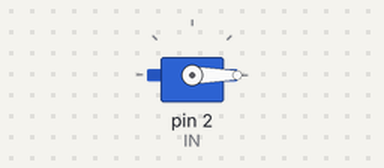
This sketch was run on a simulated Arduino Uno, built with avr-gcc and run on an emulated ATmega328P. Shown: servo.

Above: at 0.05 s.
At 1.5 s:
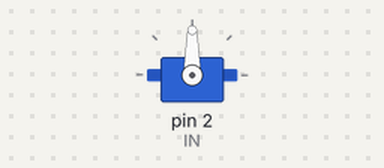
At 3.0 s:
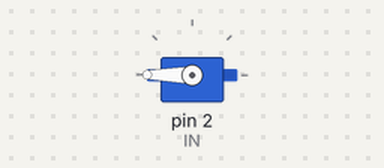
Timing chart, 0 to 6.9 s (numbered marks = the images above):
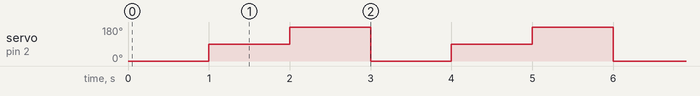

The sketch:

servo-motor-sample.ino
```cpp
#include <Servo.h>
Servo servo;

const int IN = 2;

void setup() {

  servo.attach(IN);   // デジタルピンD3にサーボのSignal(オレンジ)を繋ぐ

}

void loop() {

  servo.write(0);    // サーボを0°の位置に動かす
  delay(1000);

  servo.write(90);   // サーボを90°の位置に動かす
  delay(1000);

  servo.write(180);  // サーボを180°の位置に動かす
  delay(1000);

}
```

Measured:
- by itself, servo on pin 2 (IN): repeats every 3.0 s: 180° 1.0 s, 0° 1.0 s, 90° 1.0 s
